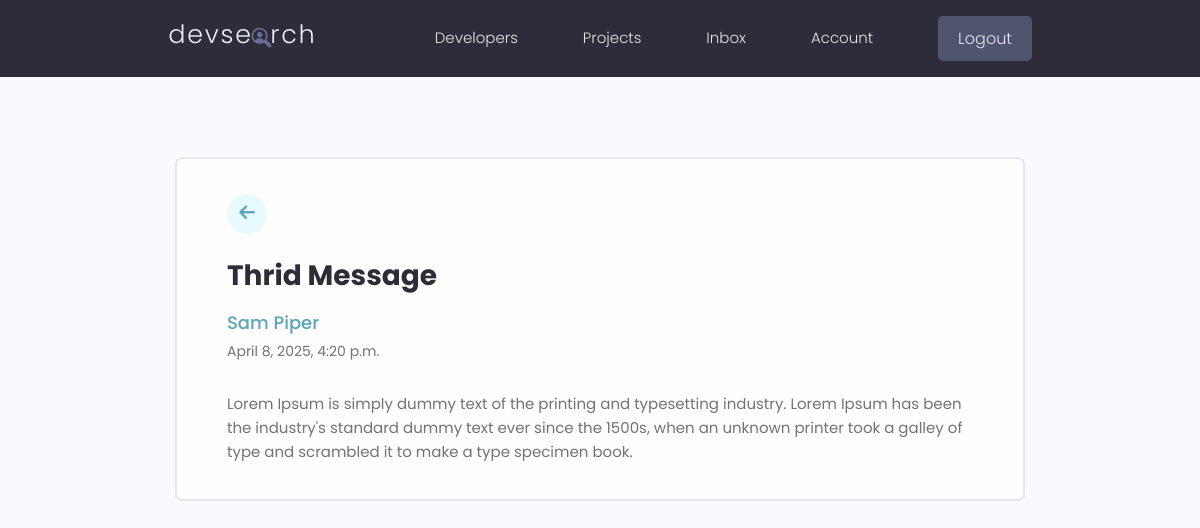
The page /view-message/1c71fcca-134d-4ce8-abb2-88b5c844ff0e (signed in) on the database as committed earlier.
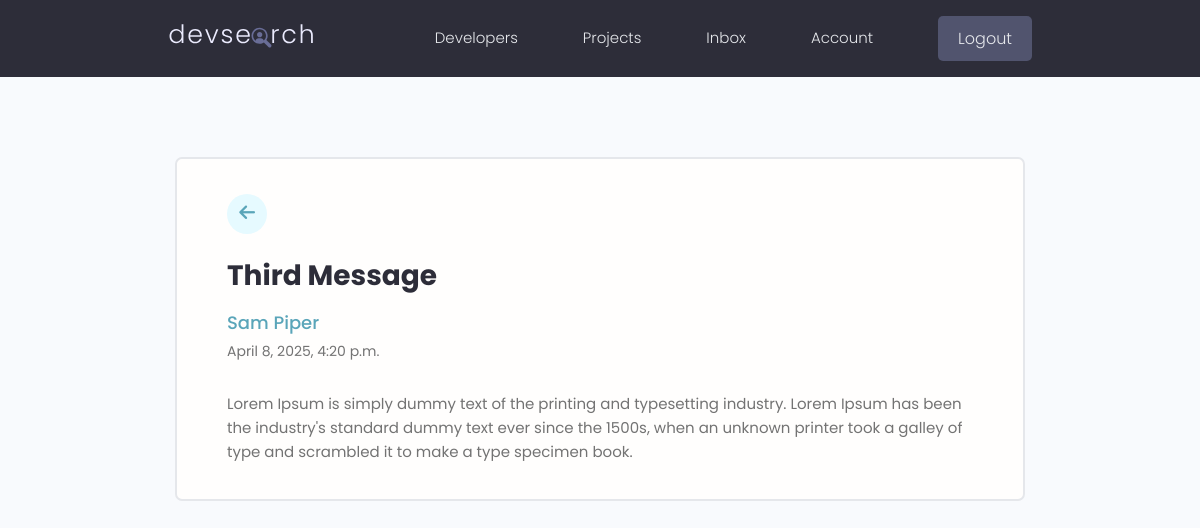
The same page on the database as committed later.
### users/models.py (models this page shows, shortened)
class Message(models.Model):
    class Meta:
        ordering = ['is_read', '-created']
    id = models.UUIDField(default=uuid.uuid4, unique=True, primary_key=True, editable=False)
    sender = ForeignKey(Profile, on_delete=models.SET_NULL, null=True, blank=True)
    recipient = ForeignKey(Profile, on_delete=models.SET_NULL, null=True, blank=True, related_name='messages')
    name = models.CharField(max_length=200, null=True, blank=True)
    email = models.EmailField(max_length=200, null=True, blank=True)
    is_read = models.BooleanField(default=False, null=True)
    subject = models.CharField(max_length=200, null=True, blank=True)
    body = models.TextField()
    created = models.DateTimeField(auto_now_add=True)

### users/views.py (the view)
# urls.py: path('view-message/<str:pk>', views.view_message, name='view-message'),
@login_required(login_url='login')
def view_message(request, pk):
    profile = request.user.profile
    profile_message = profile.messages.get(id=pk)
    if not profile_message.is_read:
        profile_message.is_read = True
        profile_message.save()
    context = {'profile_message': profile_message}
    return render(request, template_name='users/message.html', context=context)

### users/templates/users/message.html
{% extends 'main.html' %}
{% block content %}
  <main class="messagePage my-xl">
    <div class="content-box">
      <div class="message">
        <a class="backButton" href="{% url 'inbox' %}"><i class="fas fa-arrow-left"></i></a>
        <h2 class="message__subject">{{ profile_message.subject }}</h2>
        {% if not profile_message.sender %}
          <p class="message__author">{{ profile_message.name }}</p>
        {% else %}
          <a href="{% url 'user-profile' profile_message.sender.id %}" class="message__author">{{ profile_message.name }}</a>
        {% endif %}
          <p class="message__date">{{ profile_message.created }}</p>
          <div class="message__body">
            {{ profile_message.body|linebreaksbr }}
          </div>
      </div>
    </div>
  </main>
{% endblock content %}

Rows that differ between the two databases and show on the page:
changed Message "Sam Piper": subject "Thrid Message" → "Third Message"
